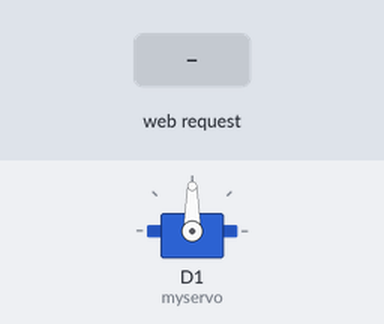
A sketch run on a simulated ESP8266 (NodeMCU). Parts: servo. Inputs (shaded band) come from the test bench. WiFi joins after 1.5 s; servers stay silent unless stated; the local clock reads 2024-03-15 10:24:30 at power-on unless the sketch sets it; what the sketch prints to the serial monitor is not drawn.

Above: at 3.2 s.
3.3 s: HTTP request GET /feed received
At 5.8 s:
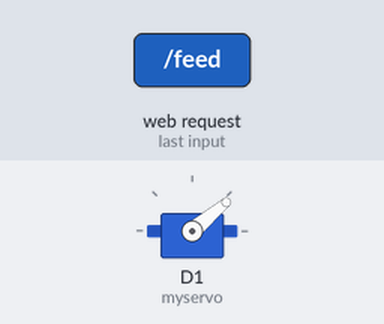
6.5 s: HTTP request GET / received
At 7.3 s:
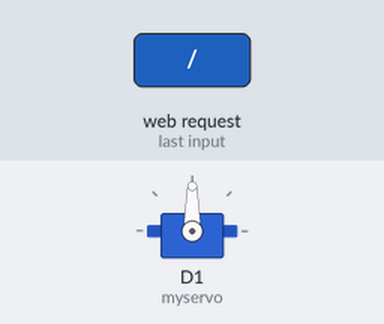
8.5 s: HTTP request GET /back received
At 10.0 s:
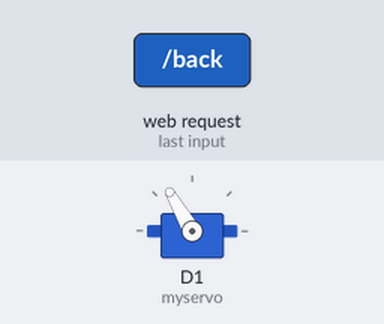
Timing chart, 0 to 11.5 s (numbered marks = the images above; inputs shaded):
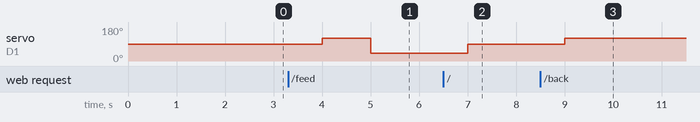

The sketch:

fishfeeder.ino
```cpp
#include <ESP8266WiFi.h>
#include <ESP8266WebServer.h>
#include <time.h>
#include "Servo.h"
#include <OneWire.h>
#include <DallasTemperature.h>
#include <Wire.h>
#include "user_interface.h"

const char * ssid = "*****";
const char * password = "*****";

const int SERVOGO = 40;
const int SERVOSTOP = 90;
const int SERVOBACK = 120;

int feedingTime = 15;

int lastFed = 0;

int FULLBOXTIME = 180;
int remainingTime = FULLBOXTIME;
int customfeeding = 0;

struct ActionTime {
  int hours;
  int minutes;
};

ActionTime actionTimeFirst = {6,0};
ActionTime actionTimeSecond = {18,0};

Servo myservo;  // create servo object to control a servo

// Setting up IP config (https://arduino-esp8266.readthedocs.io/en/latest/esp8266wifi/soft-access-point-class.html)
IPAddress local_ip(192, 168, 1, 124);
IPAddress gateway(192, 168, 1, 1);
IPAddress subnet(255, 255, 255, 0);
IPAddress dns(8, 8, 8, 8);

ESP8266WebServer server(80);

void setup() {

  Serial.begin(9600);
  myservo.attach(D1);

   // wifi_set_sleep_type(LIGHT_SLEEP_T);
  WiFi.config(local_ip, dns, gateway, subnet);
  WiFi.mode(WIFI_STA);
  WiFi.begin(ssid, password);


  while (WiFi.status() != WL_CONNECTED) {
      delay(1000);
      Serial.print(".");
  }

  Serial.println("");
  Serial.println("Connected");
  Serial.println("");


  server.on("/", connect);
  server.on("/feed", feed);
  server.on("/back", back);
  server.on("/first", setFirstTime);
  server.on("/second", setSecondTime);
  server.on("/duration", setDuration);
  server.on("/resetbox", resetBox);
  server.begin();

  // Start the Serial Monitor
  configTime(2 * 3600, 0, "pool.ntp.org", "time.nist.gov");
}

void connect() {
  if (server.args() > 0) {
    String s = server.arg(0);
    actionTimeFirst.hours = s.substring(0, 2).toInt();
    actionTimeFirst.minutes = s.substring(3, 5).toInt();
  }
  if(customfeeding > 0){
    remainingTime = remainingTime - ((millis() - customfeeding) / 1000);
    customfeeding = 0;
  }

  myservo.write(SERVOSTOP);
  server.send(200, "text/html", html());
}

void resetBox(){
  remainingTime = FULLBOXTIME;
  server.send(200, "text/html", html());
}

void setFirstTime(){
  if (server.args() > 0) {
    String s = server.arg(0);
    actionTimeFirst.hours = s.substring(0, 2).toInt();
    actionTimeFirst.minutes = s.substring(3, 5).toInt();
  }
  myservo.write(SERVOSTOP);
  server.send(200, "text/html", html());
}
void setSecondTime(){
  if (server.args() > 0) {
    String s = server.arg(0);
    actionTimeSecond.hours = s.substring(0, 2).toInt();
    actionTimeSecond.minutes = s.substring(3, 5).toInt();
  }
  myservo.write(SERVOSTOP);
  server.send(200, "text/html", html());
}

void setDuration(){
  if (server.args() > 0) {
    String s = server.arg(0);
    feedingTime = s.toInt();
  }
  myservo.write(SERVOSTOP);
  server.send(200, "text/html", html());
}


void feed() {
  myservo.write(SERVOBACK);
  delay(1000);
  customfeeding = millis();
  myservo.write(SERVOGO);
  server.send(200, "text/html", html());
}

void back() {
  myservo.write(SERVOBACK);
  server.send(200, "text/html", html());
}

void feedTimed(){
  myservo.write(SERVOBACK);
  delay(1000);
  myservo.write(SERVOGO);
  delay(feedingTime * 500);
  myservo.write(SERVOBACK);
  delay(1000);
  myservo.write(SERVOGO);
  delay(feedingTime * 500);
  myservo.write(SERVOSTOP);
}

void loop() {
  server.handleClient();
  time_t now = time(nullptr);
  tm * local = localtime( & now);

  if(((local->tm_hour == actionTimeFirst.hours) && (local->tm_min == actionTimeFirst.minutes) && local->tm_sec < 60) ||
      ((local->tm_hour == actionTimeSecond.hours) && (local->tm_min == actionTimeSecond.minutes) && local->tm_sec < 60)){
    if(millis() - lastFed > 90000){
      feedTimed();
      lastFed = millis();
      remainingTime = remainingTime - feedingTime;
    }
  }

  delay(1000);
}

String html() {
  time_t tnow = time(nullptr);
  String time = String(ctime( & tnow));

  int remainingFeedings = floor(remainingTime / feedingTime);
  int remainingDays = floor(remainingFeedings / 2);

  String ptr = "";
  ptr = "<!DOCTYPE html> <head> <title>FishFeeder</title> <meta http-equiv=\"Content-Type\" content=\"text/html; charset=utf-8\"> <meta name=\"viewport\" content=\"width=device-width, initial-scale=1.0\"> <style> * { margin: 0; padding: 0; border: 0; outline: 0; vertical-align: baseline; font-family: Arial, Helvetica, sans-serif; box-sizing: border-box; } body, html { padding: 0; margin: 0 } .content { max-width: 1000px; margin: 0 auto; margin-top: 3%; text-align: center; margin-bottom: 100px; } .button { background-color: dodgerblue; color: white; margin-top: 5px; height: 50px; text-align: center; text-decoration: none; font-size: 16px; cursor: pointer; width: 150px; display: inline-block; border: 1px solid white; border-radius: 15px; } .button:hover { background-color: cornflowerblue; } .title { text-align: center; margin-top: 3%; } .subtitle { text-align: left; margin-left: 10%; margin-top: 3%; } .time { text-align: right; margin-right: 5%; color: red; } .hrr { border-top: 2px solid dodgerblue; margin: 1% 0% 3% 0; } .actionbtns{ display: flex; justify-content:center; } .sensorData{ display: flex; justify-content: space-evenly; margin-top: 30px; } .sensorData div p{ color: red; } .watering{ margin-top: 30px; } .watering p span{color: red;} form{ margin-top: 20px; } form input, .setting{ padding: 10px; } @media only screen and (max-width: 600px) { .actionbtns{ flex-direction: column; align-items:center; } .button{ width: 200px; }  } #ftime {border: 1px solid gray;} </style> </head>";

  ptr += "<body>";
  ptr += "<h1 class=\"title\">FishFeeder</h1>";

  ptr += "<div class =\"content\"> <h3 class=\"subtitle\">Welcome</h3> <p class=\"time\">";
  ptr += time;
  ptr += "</p> <hr class=\"hrr\"> ";

  ptr += "<p> Zostáva " + String(remainingFeedings) + " krmení alebo " + String(remainingDays) + " dní</p>";

  ptr += "<div class=\"actionbtns\">";

  ptr += "<button class = \"button\" onclick = \"location.href='/'\">Aktualizovať</button>";
  ptr += "<button class = \"button\" onclick = \"location.href='/feed'\">Štart</button>";
  ptr += "<button class = \"button\" onclick = \"location.href='/'\">Stop</button>";
  ptr += "<button class = \"button\" onclick = \"location.href='/back'\">Back</button>";
  ptr += "<button class = \"button\" onclick = \"location.href='/resetbox'\">Resetovať box</button>";

  ptr += "</div>";

  ptr += "<form  action = \"/duration\"><h3>Dĺžka kŕmenia</h3> <input type=\"number\" id=\"ftime\" name=\"appt_dura\" required><hr><input type = \"submit\" class=\"button\"></form>";
  ptr += "<form  action = \"/first\"><h3>Prvý čas kŕmenia</h3> <input type=\"time\" id=\"apptf\" name=\"appt_one\" required><hr><input type = \"submit\" class=\"button\"></form>";
  ptr += "<form  action = \"/second\"><h3>Druhý čas kŕmenia</h3> <input type=\"time\" id=\"appt\" name=\"appt_two\" required><hr><input type = \"submit\" class=\"button\"></form>";
  ptr += "<div class=\"setting\">";
  ptr += " <p>Dĺžka: ";
  ptr += feedingTime;
  ptr += "s</p>";
  ptr += " <p>Prvý čas: ";
  ptr += actionTimeFirst.hours;
  ptr += ":";
  if (actionTimeFirst.minutes == 0) {
    ptr += "00";
  } else {
    ptr += actionTimeFirst.minutes;
  }
  ptr += ":00";
  ptr += "</p>";
  ptr += " <p>Druhý čas: ";
  ptr += actionTimeSecond.hours;
  ptr += ":";
  if (actionTimeSecond.minutes == 0) {
    ptr += "00";
  } else {
    ptr += actionTimeSecond.minutes;
  }
  ptr += ":00";
  ptr += "</p>";
  ptr += "</div></div>";
  ptr += "</body></html>";
  return ptr;

}
```

Measured:
- after the input at 3.3 s, servo on D1 (myservo): 90° → 120° after 0.70 s, → 40° 1.0 s later
- after the input at 6.5 s, servo on D1 (myservo): 40° → 90° after 0.50 s
- after the input at 8.5 s, servo on D1 (myservo): 90° → 120° after 0.50 s
